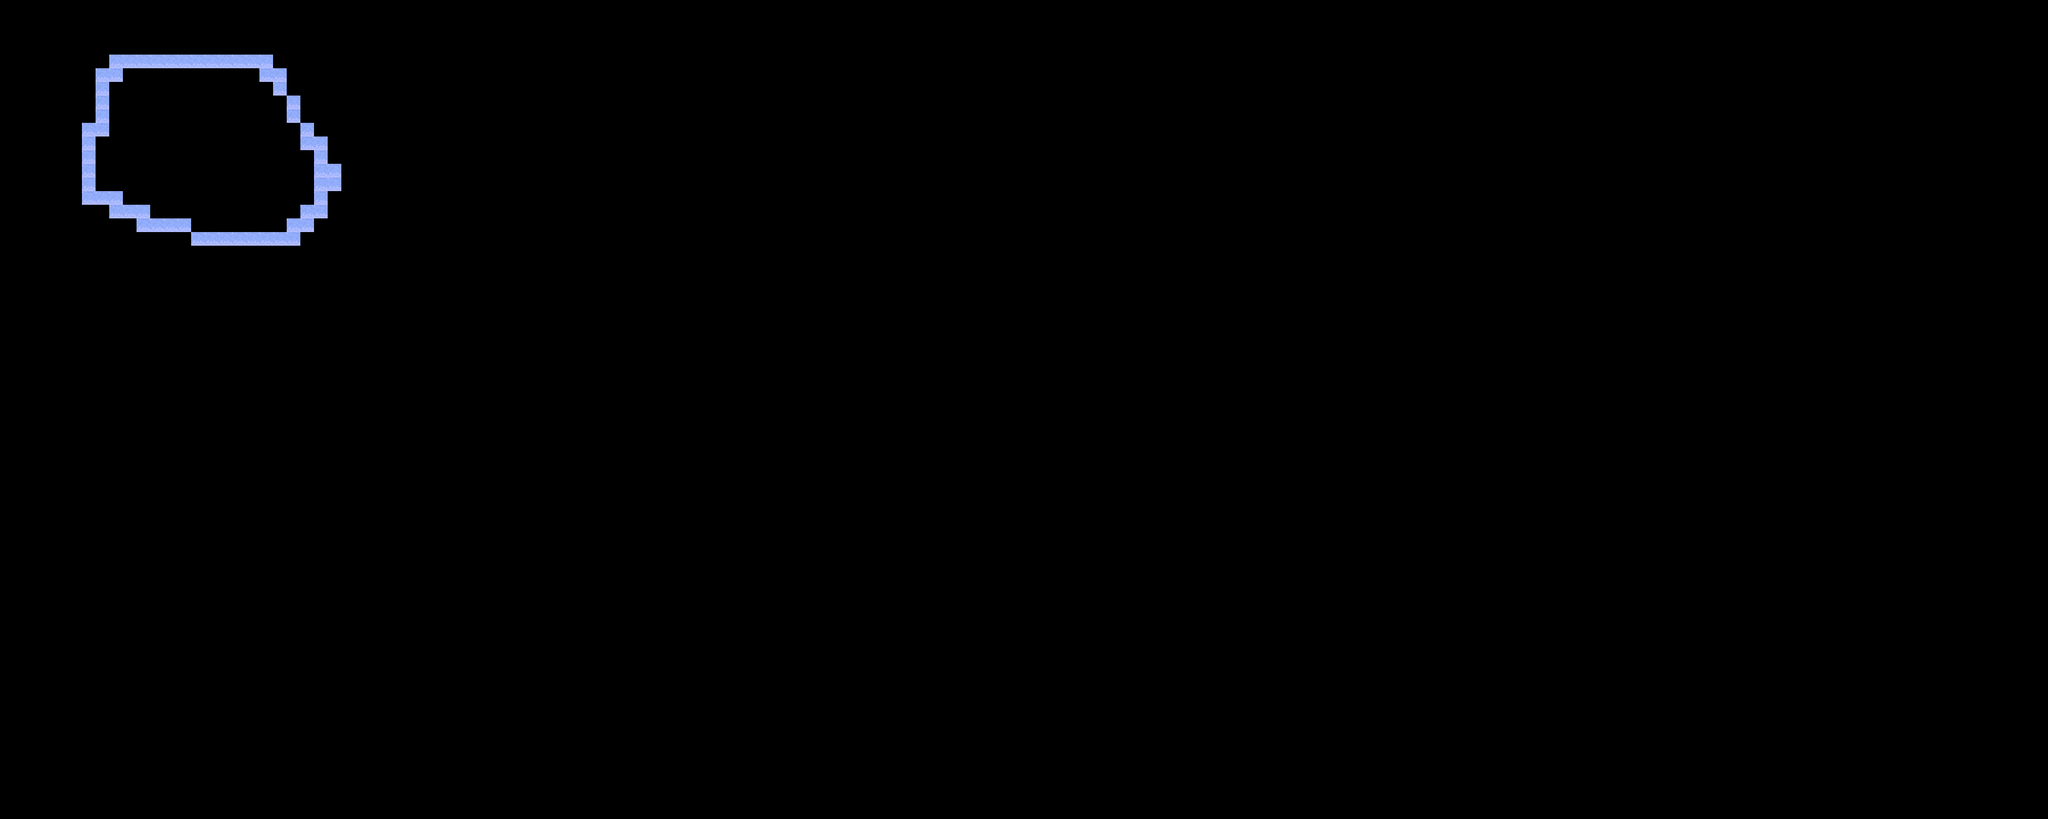

A level layout from a 2D game, rendered from its tile map. Below: a short description, then the map file with tile-grid data replaced by summaries:
An orthogonal 150x60 tile map with 32x32 px tiles, 1 tile layer (Слой тайлов 1) and 4 objects (2x solid, player, enemy).

<map version="1.0" orientation="orthogonal" width="150" height="60" tilewidth="32" tileheight="32">
 <tileset firstgid="1" name="dspic5" tilewidth="32" tileheight="32">
  <image source="files/images/dspic5.png" trans="000000" width="1156" height="695" />
 </tileset>
 <layer name="Слой тайлов 1" width="150" height="60">
  <data>[9000 cells, 59 non-empty, 1 distinct tile ids]</data>
 </layer>
 <objectgroup name="Слой объектов 1" width="150" height="60">
  <object name="player" x="318" y="223" width="37" height="59" />
  <object name="solid" x="208" y="385" width="500" height="136" />
  <object name="enemy" x="792" y="67" width="75" height="78" />
  <object name="solid" x="241" y="165" width="277" height="74" />
 </objectgroup>
</map>
